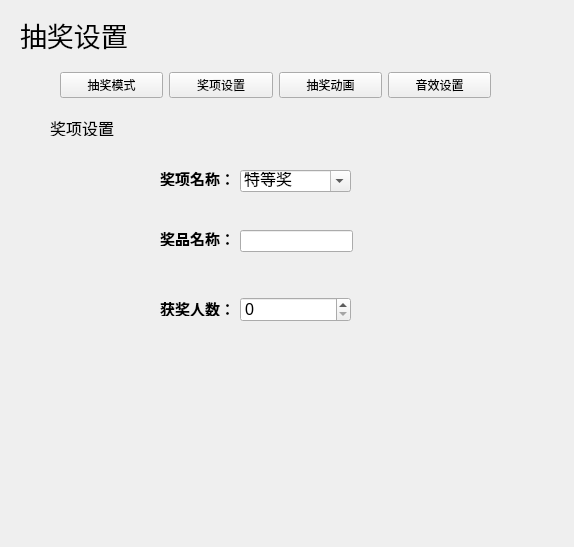
<?xml version="1.0" encoding="UTF-8"?>
<ui version="4.0">
 <class>RaffleSetting</class>
 <widget class="QWidget" name="RaffleSetting">
  <property name="geometry">
   <rect>
    <x>0</x>
    <y>0</y>
    <width>574</width>
    <height>547</height>
   </rect>
  </property>
  <property name="windowTitle">
   <string>Form</string>
  </property>
  <widget class="QLabel" name="label">
   <property name="geometry">
    <rect>
     <x>20</x>
     <y>19</y>
     <width>161</width>
     <height>31</height>
    </rect>
   </property>
   <property name="font">
    <font>
     <family>Arial</family>
     <pointsize>20</pointsize>
    </font>
   </property>
   <property name="text">
    <string>抽奖设置</string>
   </property>
  </widget>
  <widget class="QStackedWidget" name="stackedWidget">
   <property name="geometry">
    <rect>
     <x>50</x>
     <y>110</y>
     <width>491</width>
     <height>391</height>
    </rect>
   </property>
   <property name="font">
    <font>
     <family>Arial</family>
     <pointsize>12</pointsize>
    </font>
   </property>
   <property name="currentIndex">
    <number>1</number>
   </property>
   <widget class="QWidget" name="page">
    <widget class="QLabel" name="label_3">
     <property name="geometry">
      <rect>
       <x>10</x>
       <y>20</y>
       <width>75</width>
       <height>25</height>
      </rect>
     </property>
     <property name="font">
      <font>
       <family>Arial</family>
       <pointsize>12</pointsize>
      </font>
     </property>
     <property name="text">
      <string>抽奖模式</string>
     </property>
    </widget>
    <widget class="QRadioButton" name="radioButton_3">
     <property name="geometry">
      <rect>
       <x>40</x>
       <y>110</y>
       <width>141</width>
       <height>31</height>
      </rect>
     </property>
     <property name="font">
      <font>
       <family>Arial</family>
       <pointsize>14</pointsize>
      </font>
     </property>
     <property name="text">
      <string>可重复抽奖</string>
     </property>
     <attribute name="buttonGroup">
      <string notr="true">buttonGroup_2</string>
     </attribute>
    </widget>
    <widget class="QRadioButton" name="radioButton_4">
     <property name="geometry">
      <rect>
       <x>190</x>
       <y>110</y>
       <width>151</width>
       <height>31</height>
      </rect>
     </property>
     <property name="font">
      <font>
       <family>Arial</family>
       <pointsize>14</pointsize>
      </font>
     </property>
     <property name="text">
      <string>不可重复抽奖</string>
     </property>
     <attribute name="buttonGroup">
      <string notr="true">buttonGroup_2</string>
     </attribute>
    </widget>
    <widget class="QRadioButton" name="radioButton_5">
     <property name="geometry">
      <rect>
       <x>190</x>
       <y>190</y>
       <width>121</width>
       <height>31</height>
      </rect>
     </property>
     <property name="font">
      <font>
       <family>Arial</family>
       <pointsize>14</pointsize>
      </font>
     </property>
     <property name="text">
      <string>分组抽奖</string>
     </property>
     <attribute name="buttonGroup">
      <string notr="true">buttonGroup_2</string>
     </attribute>
    </widget>
    <widget class="QRadioButton" name="radioButton_6">
     <property name="geometry">
      <rect>
       <x>40</x>
       <y>190</y>
       <width>121</width>
       <height>31</height>
      </rect>
     </property>
     <property name="font">
      <font>
       <family>Arial</family>
       <pointsize>14</pointsize>
      </font>
     </property>
     <property name="text">
      <string>权重抽奖</string>
     </property>
     <attribute name="buttonGroup">
      <string notr="true">buttonGroup_2</string>
     </attribute>
    </widget>
   </widget>
   <widget class="QWidget" name="page_2">
    <widget class="QLabel" name="label_4">
     <property name="geometry">
      <rect>
       <x>0</x>
       <y>10</y>
       <width>81</width>
       <height>16</height>
      </rect>
     </property>
     <property name="text">
      <string>奖项设置</string>
     </property>
    </widget>
    <widget class="QLabel" name="label_2">
     <property name="geometry">
      <rect>
       <x>110</x>
       <y>60</y>
       <width>81</width>
       <height>16</height>
      </rect>
     </property>
     <property name="font">
      <font>
       <family>Arial Black</family>
       <pointsize>11</pointsize>
       <weight>75</weight>
       <bold>true</bold>
      </font>
     </property>
     <property name="text">
      <string>奖项名称：</string>
     </property>
    </widget>
    <widget class="QLabel" name="label_5">
     <property name="geometry">
      <rect>
       <x>110</x>
       <y>190</y>
       <width>81</width>
       <height>16</height>
      </rect>
     </property>
     <property name="font">
      <font>
       <family>Arial Black</family>
       <pointsize>11</pointsize>
       <weight>75</weight>
       <bold>true</bold>
      </font>
     </property>
     <property name="text">
      <string>获奖人数：</string>
     </property>
    </widget>
    <widget class="QSpinBox" name="spinBox">
     <property name="geometry">
      <rect>
       <x>190</x>
       <y>187</y>
       <width>111</width>
       <height>25</height>
      </rect>
     </property>
    </widget>
    <widget class="QComboBox" name="comboBox">
     <property name="geometry">
      <rect>
       <x>190</x>
       <y>60</y>
       <width>111</width>
       <height>22</height>
      </rect>
     </property>
     <property name="editable">
      <bool>true</bool>
     </property>
     <item>
      <property name="text">
       <string>特等奖</string>
      </property>
     </item>
     <item>
      <property name="text">
       <string>一等奖</string>
      </property>
     </item>
     <item>
      <property name="text">
       <string>二等奖</string>
      </property>
     </item>
     <item>
      <property name="text">
       <string>三等奖</string>
      </property>
     </item>
     <item>
      <property name="text">
       <string>自定义...</string>
      </property>
     </item>
    </widget>
    <widget class="QLabel" name="label_6">
     <property name="geometry">
      <rect>
       <x>110</x>
       <y>120</y>
       <width>81</width>
       <height>16</height>
      </rect>
     </property>
     <property name="font">
      <font>
       <family>Arial Black</family>
       <pointsize>11</pointsize>
       <weight>75</weight>
       <bold>true</bold>
      </font>
     </property>
     <property name="text">
      <string>奖品名称：</string>
     </property>
    </widget>
    <widget class="QLabel" name="label_7">
     <property name="geometry">
      <rect>
       <x>80</x>
       <y>120</y>
       <width>63</width>
       <height>14</height>
      </rect>
     </property>
     <property name="text">
      <string/>
     </property>
    </widget>
    <widget class="QLineEdit" name="lineEdit">
     <property name="geometry">
      <rect>
       <x>190</x>
       <y>120</y>
       <width>113</width>
       <height>22</height>
      </rect>
     </property>
    </widget>
   </widget>
  </widget>
  <widget class="QWidget" name="">
   <property name="geometry">
    <rect>
     <x>60</x>
     <y>60</y>
     <width>431</width>
     <height>51</height>
    </rect>
   </property>
   <layout class="QHBoxLayout" name="horizontalLayout">
    <item>
     <widget class="QPushButton" name="pushButton_2">
      <property name="text">
       <string>抽奖模式</string>
      </property>
     </widget>
    </item>
    <item>
     <widget class="QPushButton" name="pushButton">
      <property name="text">
       <string>奖项设置</string>
      </property>
     </widget>
    </item>
    <item>
     <widget class="QPushButton" name="pushButton_3">
      <property name="text">
       <string>抽奖动画</string>
      </property>
     </widget>
    </item>
    <item>
     <widget class="QPushButton" name="pushButton_4">
      <property name="text">
       <string>音效设置</string>
      </property>
     </widget>
    </item>
   </layout>
  </widget>
 </widget>
 <resources/>
 <connections/>
 <buttongroups>
  <buttongroup name="buttonGroup"/>
  <buttongroup name="buttonGroup_2"/>
 </buttongroups>
</ui>
